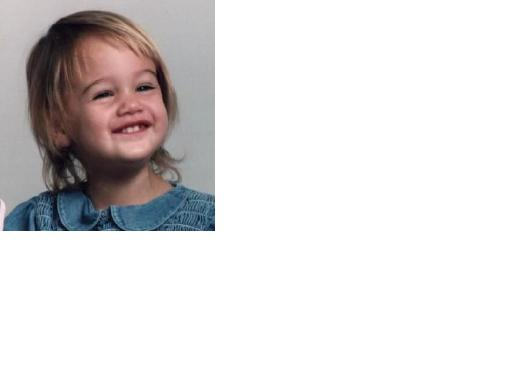
#> input picture python examples/PythonColorSegmentation/tia.JPG, 512 x 384 px, found by its file name
$ python segmentation.py   (Python 2 division)
#> lines starting #> are read from the running program, lines starting #| are printed output that depends on the picture; after the words box and inside, x2 and y2 are one past the last pixel; in counts of white or black regions, pixels touching at a corner belong together
# -*- coding: utf-8 -*-
"""
Created on Mon Nov 30 10:11:18 2015

@author: azariac
"""


import numpy as np
import cv2


print 'hello - start of program'
# img = cv2.imread('images/tia.jpg',cv2.IMREAD_COLOR)
img = cv2.imread('tia.jpg',cv2.IMREAD_COLOR)
#> img is the input picture: shape (384, 512, 3); mean B, G, R 221, 220.8, 223.5
cv2.imshow('image',img)

crop_img = img[50:60, 95:120] # Crop from x, y, w, h -> 100, 200, 300, 400
# NOTE: its img[y: y + h, x: x + w] and *not* img[x: x + w, y: y + h]
cv2.imshow("cropped", crop_img)

d1,d2,d3 = crop_img.shape
#> d1 = 10; d2 = 25; d3 = 3
print(d1,d2,d3)
#| 10 25 3
b = np.zeros([d1*d2,d3])


for i in range(d1):
    for j in range(d2):
        k=i*d2+j
 #       print k
        b[k,:] = crop_img[i,j,:]
#> after the loop, b = 250 rows, first 8: [119, 135, 194], [119, 133, 192], [121, 132, 192], [122, 133, 193], [124, 135, 195], [127, 139, 197], [131, 143, 201], [136, 147, 204]


c=np.cov(b.T)
#> c = [[266.6, 247.4, 176], [247.4, 233.3, 166.4], [176, 166.4, 122.3]]
from numpy.linalg import inv
cm1=inv(c)
#> cm1 = [[0.235, -0.268, 0.0274], [-0.268, 0.453, -0.23], [0.0274, -0.23, 0.281]]
meanC=np.array(cv2.mean(crop_img))
#> meanC = [151.6, 160.7, 213.6, 0]
d1,d2,d3 = img.shape
#> d1 = 384; d2 = 512
mask=np.zeros([d1,d2])
epsilon=100;
for i in range(d1):
    for j in range(d2):
        v=np.array(img[i,j,:])
        v1=meanC.T
        v1=v1[:3]
        v=v-v1
        dis=np.dot(np.dot(v, cm1),v.T)
        if dis>epsilon:
            mask[i,j]=1
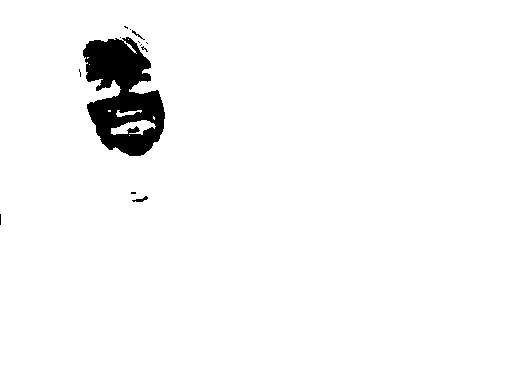
#> mask: shape (384, 512) float64; values 0 (black) and 1 (white), 96.9% white; 13 black regions (10 under 20 px), largest, box (x1, y1, x2, y2) and area: (83, 37, 165, 156) 5951, (132, 196, 148, 202) 43, (132, 30, 145, 40) 26

out_img=img
for i in range(d1):
    for j in range(d2):
        if mask[i,j]==1:
            out_img[i,j,:]=np.zeros([3])
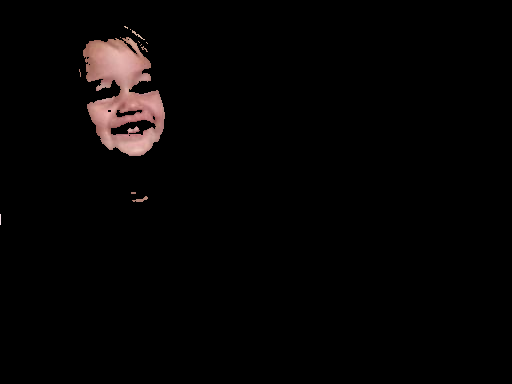
#> out_img: shape (384, 512, 3); mean B, G, R 4.1, 4.3, 6

cv2.imshow("output", out_img)


k=cv2.waitKey(0)
#> (key Esc is pressed here)


print 'destroy all windows'
cv2.destroyAllWindows()

#cv2.imwrite('images/tia_out.jpg',out_img)
cv2.imwrite('tia_out.jpg',out_img)
